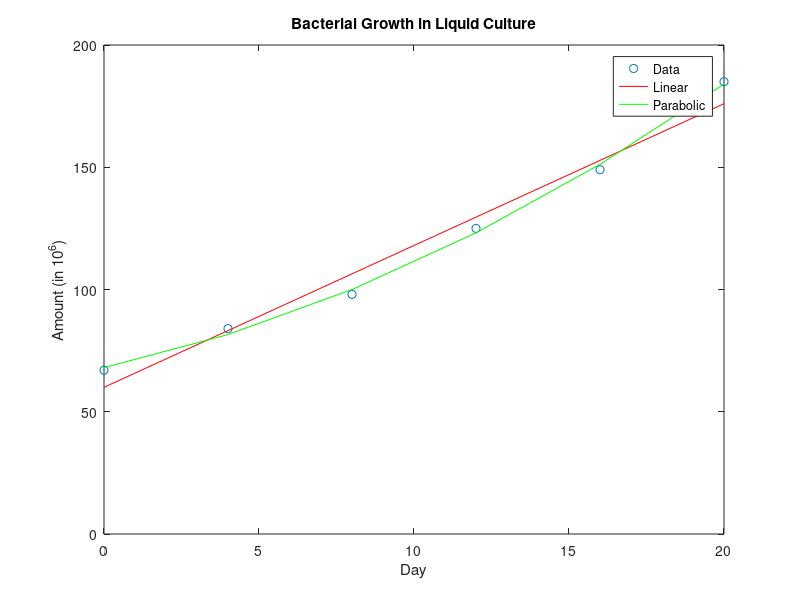

Recreate this plot in MATLAB.
% Define the data
day = [0 4 8 12 16 20];
amount = [67 84 98 125 149 185];

% Plot the data
figure;
plot(day, amount, 'o');
xlabel('Day');
ylabel('Amount (in 10^6)');
title('Bacterial Growth in Liquid Culture');

% Linear approximation
p1 = polyfit(day, amount, 1);
y1 = polyval(p1, day);
hold on;
plot(day, y1, 'r-');

% Parabolic approximation
p2 = polyfit(day, amount, 2);
y2 = polyval(p2, day);
plot(day, y2, 'g-');
legend('Data', 'Linear', 'Parabolic');

% Predict the amount of bacteria after 40 days
linear_amount = polyval(p1, 40);
parabolic_amount = polyval(p2, 40);
fprintf('Linear approximation after 40 days: %f\n', linear_amount);
fprintf('Parabolic approximation after 40 days: %f\n', parabolic_amount);